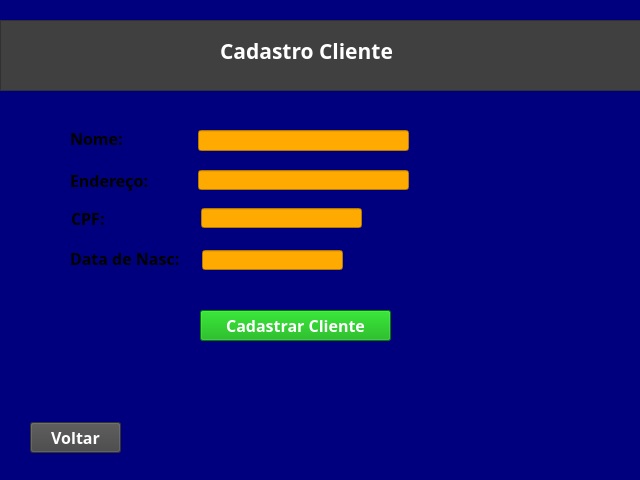
<?xml version="1.0" encoding="UTF-8"?>
<ui version="4.0">
 <class>MainWindow</class>
 <widget class="QMainWindow" name="MainWindow">
  <property name="geometry">
   <rect>
    <x>0</x>
    <y>0</y>
    <width>640</width>
    <height>480</height>
   </rect>
  </property>
  <property name="windowTitle">
   <string>MainWindow</string>
  </property>
  <property name="styleSheet">
   <string notr="true">background-color: rgb(0, 0, 127);</string>
  </property>
  <widget class="QWidget" name="centralwidget">
   <widget class="QLabel" name="label_2">
    <property name="geometry">
     <rect>
      <x>70</x>
      <y>130</y>
      <width>61</width>
      <height>16</height>
     </rect>
    </property>
    <property name="font">
     <font>
      <family>Agency FB</family>
      <pointsize>12</pointsize>
      <weight>75</weight>
      <bold>true</bold>
     </font>
    </property>
    <property name="text">
     <string>Nome:</string>
    </property>
   </widget>
   <widget class="QLineEdit" name="lineEdit_4">
    <property name="geometry">
     <rect>
      <x>202</x>
      <y>250</y>
      <width>141</width>
      <height>20</height>
     </rect>
    </property>
    <property name="styleSheet">
     <string notr="true">background-color: rgb(255, 170, 0);
color: rgb(0, 0, 0);</string>
    </property>
   </widget>
   <widget class="QLineEdit" name="lineEdit">
    <property name="geometry">
     <rect>
      <x>198</x>
      <y>130</y>
      <width>211</width>
      <height>21</height>
     </rect>
    </property>
    <property name="styleSheet">
     <string notr="true">background-color: rgb(255, 170, 0);
color: rgb(0, 0, 0);</string>
    </property>
   </widget>
   <widget class="QLineEdit" name="lineEdit_2">
    <property name="geometry">
     <rect>
      <x>198</x>
      <y>170</y>
      <width>211</width>
      <height>20</height>
     </rect>
    </property>
    <property name="styleSheet">
     <string notr="true">background-color: rgb(255, 170, 0);
color: rgb(0, 0, 0);</string>
    </property>
   </widget>
   <widget class="QLineEdit" name="lineEdit_3">
    <property name="geometry">
     <rect>
      <x>201</x>
      <y>208</y>
      <width>161</width>
      <height>20</height>
     </rect>
    </property>
    <property name="styleSheet">
     <string notr="true">background-color: rgb(255, 170, 0);
color: rgb(0, 0, 0);</string>
    </property>
   </widget>
   <widget class="QLabel" name="label_5">
    <property name="geometry">
     <rect>
      <x>70</x>
      <y>170</y>
      <width>91</width>
      <height>21</height>
     </rect>
    </property>
    <property name="font">
     <font>
      <family>Agency FB</family>
      <pointsize>12</pointsize>
      <weight>75</weight>
      <bold>true</bold>
     </font>
    </property>
    <property name="text">
     <string>Endereço:</string>
    </property>
   </widget>
   <widget class="QLabel" name="label_6">
    <property name="geometry">
     <rect>
      <x>71</x>
      <y>210</y>
      <width>61</width>
      <height>16</height>
     </rect>
    </property>
    <property name="font">
     <font>
      <family>Agency FB</family>
      <pointsize>12</pointsize>
      <weight>75</weight>
      <bold>true</bold>
     </font>
    </property>
    <property name="text">
     <string>CPF:</string>
    </property>
   </widget>
   <widget class="QLabel" name="label_7">
    <property name="geometry">
     <rect>
      <x>70</x>
      <y>250</y>
      <width>121</width>
      <height>16</height>
     </rect>
    </property>
    <property name="font">
     <font>
      <family>Agency FB</family>
      <pointsize>12</pointsize>
      <weight>75</weight>
      <bold>true</bold>
     </font>
    </property>
    <property name="text">
     <string>Data de Nasc:</string>
    </property>
   </widget>
   <widget class="QPushButton" name="pushButton">
    <property name="geometry">
     <rect>
      <x>200</x>
      <y>310</y>
      <width>191</width>
      <height>31</height>
     </rect>
    </property>
    <property name="font">
     <font>
      <family>Agency FB</family>
      <pointsize>12</pointsize>
      <weight>75</weight>
      <bold>true</bold>
     </font>
    </property>
    <property name="styleSheet">
     <string notr="true">color: rgb(255, 255, 255);
background-color: rgb(0, 170, 0);</string>
    </property>
    <property name="text">
     <string>Cadastrar Cliente</string>
    </property>
   </widget>
   <widget class="QPushButton" name="pushButton_2">
    <property name="geometry">
     <rect>
      <x>30</x>
      <y>422</y>
      <width>91</width>
      <height>31</height>
     </rect>
    </property>
    <property name="font">
     <font>
      <family>Agency FB</family>
      <pointsize>12</pointsize>
      <weight>75</weight>
      <bold>true</bold>
     </font>
    </property>
    <property name="styleSheet">
     <string notr="true">color: rgb(255, 255, 255);
background-color: rgb(68, 68, 68);</string>
    </property>
    <property name="text">
     <string>Voltar</string>
    </property>
   </widget>
   <widget class="QFrame" name="frame">
    <property name="geometry">
     <rect>
      <x>0</x>
      <y>20</y>
      <width>651</width>
      <height>71</height>
     </rect>
    </property>
    <property name="styleSheet">
     <string notr="true">background-color: rgb(64, 64, 64);</string>
    </property>
    <property name="frameShape">
     <enum>QFrame::StyledPanel</enum>
    </property>
    <property name="frameShadow">
     <enum>QFrame::Raised</enum>
    </property>
    <widget class="QLabel" name="label">
     <property name="geometry">
      <rect>
       <x>220</x>
       <y>10</y>
       <width>201</width>
       <height>41</height>
      </rect>
     </property>
     <property name="font">
      <font>
       <family>Bahnschrift</family>
       <pointsize>16</pointsize>
       <weight>75</weight>
       <bold>true</bold>
      </font>
     </property>
     <property name="styleSheet">
      <string notr="true">color: rgb(255, 255, 255);</string>
     </property>
     <property name="text">
      <string>Cadastro Cliente</string>
     </property>
    </widget>
   </widget>
  </widget>
  <widget class="QStatusBar" name="statusbar"/>
 </widget>
 <resources/>
 <connections/>
</ui>
